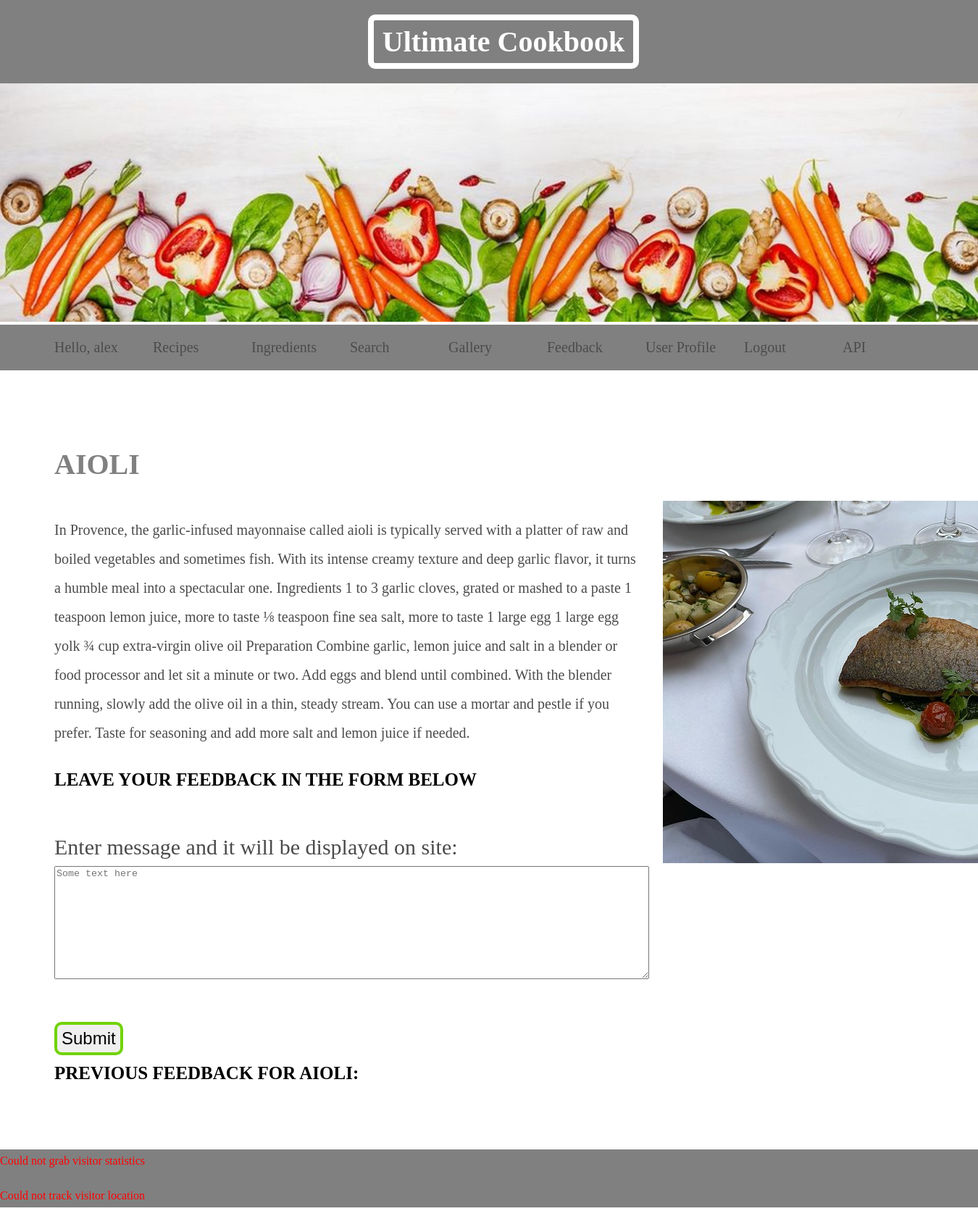
Page /recipe/aioli (signed in) on the committed database.
### src/models.py (models this page shows, shortened)
class Recipe(db.Model):
    __tablename__ = 'recepies'
    id = Column(Integer, primary_key=True)
    name = Column(String)
    recipe = Column(String)
    ingridients = db.relationship('Ingridient', secondary='recipe_ingridients',
                                  lazy='subquery', backref=db.backref('recepies', lazy=True))

### src/routes.py (the view, shortened to what this page needs)
@app.route('/recipe/<string:page_name>', methods=['GET', 'POST'])
def load_recipe(page_name):
    name = page_name.replace('_', ' ')
    recipe = load_recepies_from_db(name)
    image = check_for_image(name)
    if request.method == 'GET':
        comments = feedback_loader(name)
        return render_template('recipe.html', title=name.upper(), recipe=recipe, image=image, comments=comments, pname=page_name, user=session.get('username', ''))

### src/flickr_api_helper.py (called while the page is built)
def check_for_image(query):
    query = query.strip().lower()
    word = query.replace(' ', '_') + '.jpg'
    file_list = os.listdir(os.path.join(STATIC_PATH, 'img'))
    if word in file_list:
        print('Image found in database')
        path = 'img/' + word
        return path
    else:
        if build_url(flickr_request(query), word):
            return check_for_image(query)
        return "img/nothing_to_display.jpg"

### src/templates/recipe.html (shortened to what this page needs)
{% extends 'base.html' %}
{% block content%}
<article>
    <h1>
        {{ title }}
    </h1>
<aside>
  <img src="{{ url_for('static', filename=image) }}">
</aside>
  <p>{{ recipe }}</p>
</article>
<article>
{% if user %}
    <h2>Leave your feedback in the form below</h2>
<form action="/recipe/{{ pname }}" method="post">
  <input type="hidden" name="fname" value="{{ user }}"><br>
  <label for="msg">Enter message and it will be displayed on site:</label><br>
  <textarea id="msg" name="messg" rows="10" cols="100%" placeholder="Some text here" required></textarea><br><br>
  <input type="submit" value="Submit">
</form>
    {% else %}
    <h2 style="color: blue">Please <a href="{{ url_for('register') }}">register</a> or <a href="{{ url_for('login') }}">login</a> to leave a comment</h2>
    {% endif %}
<h2>Previous Feedback for {{ title }}:</h2>
</article>
{% endblock %}

### static/styles.css (style rules this page uses)
body, ul, li, h1, h2, h3, a { margin: 0; padding: 0; font-family: georgia }
article h2 { font-size: 25px; text-transform: uppercase; line-height: 2em; }
article p { line-height: 2em; color: #4b4b4b; font-size: 20px }
article h1 { color: grey; font-size: 40px; display: block; line-height: 2.5em; }
form { text-align: center; line-height: 1.5em; color: #4b4b4b; font-size: 30px; }
form input { margin 20px 0; padding: 10px, 20px; font-size: 24px; border: 2px solid grey; border-radius: 10px; line-height: 1.5em; }
aside { width: 30%; padding-left: 15px; margin-left: 15px; float: right; }
article form { text-align: left; line-height: 1.5em; color: #4b4b4b; font-size: 30px; }
article form input { margin 20px 0; padding: 10px, 20px; font-size: 24px; border: 2px solid grey; border-radius: 10px; line-height: 1.5em; }
form input:valid { border: 4px solid #71D300; }

### rows in the picture
Recipe: name "AIOLI", recipe "In Provence, the garlic-infused mayonnaise called aioli is typically served with a platter of raw and boiled vegetables and sometimes fish. With its intense creamy texture and deep garlic flavor, it turns a humble meal into a spectacular one. Ingredients 1 to 3 garlic cloves, grated or mashed to a paste 1 teaspoon lemon juice, more to taste ⅛ teaspoon fine sea salt, more to taste 1 large egg 1 large egg yolk ¾ cup extra-virgin olive oil Preparation Combine garlic, lemon juice and salt in a blender or food processor and let sit a minute or two. Add eggs and blend until combined. With the blender running, slowly add the olive oil in a thin, steady stream. You can use a mortar and pestle if…"

### other values in the picture
{{ user }} "alex"
